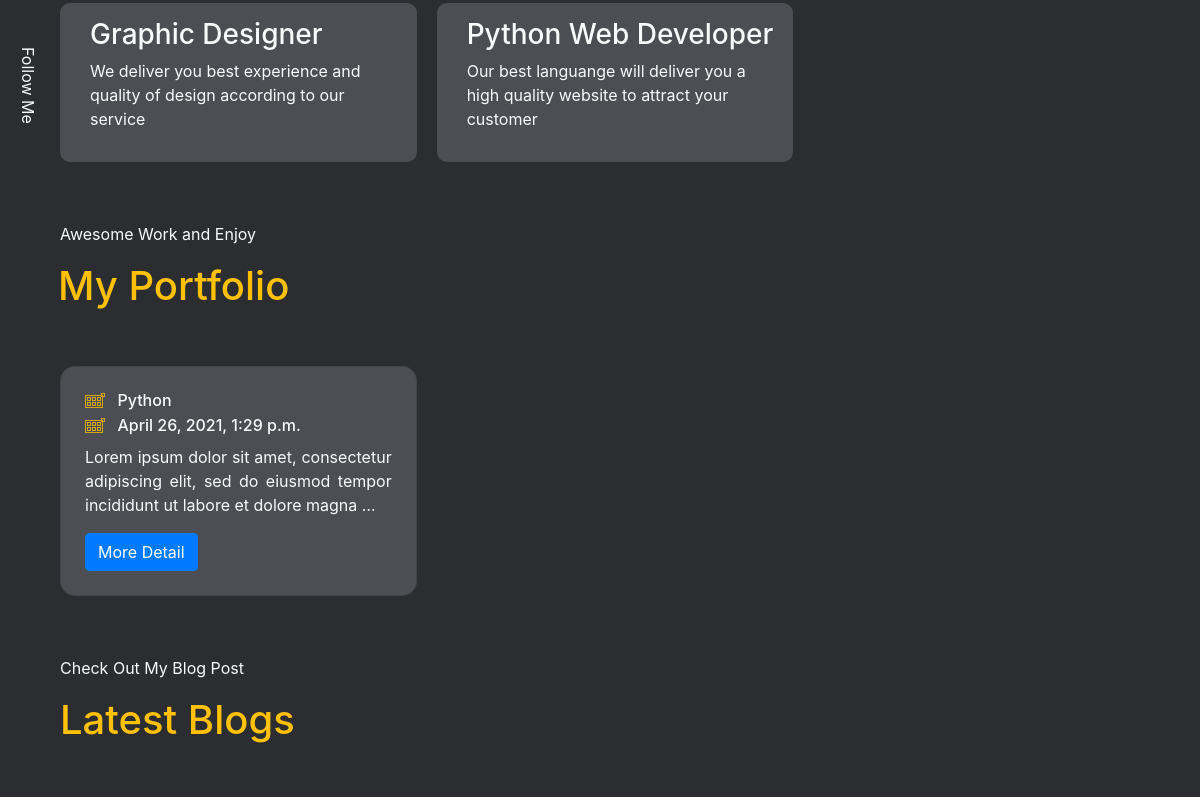
Before: / (middle part) with the older database file.
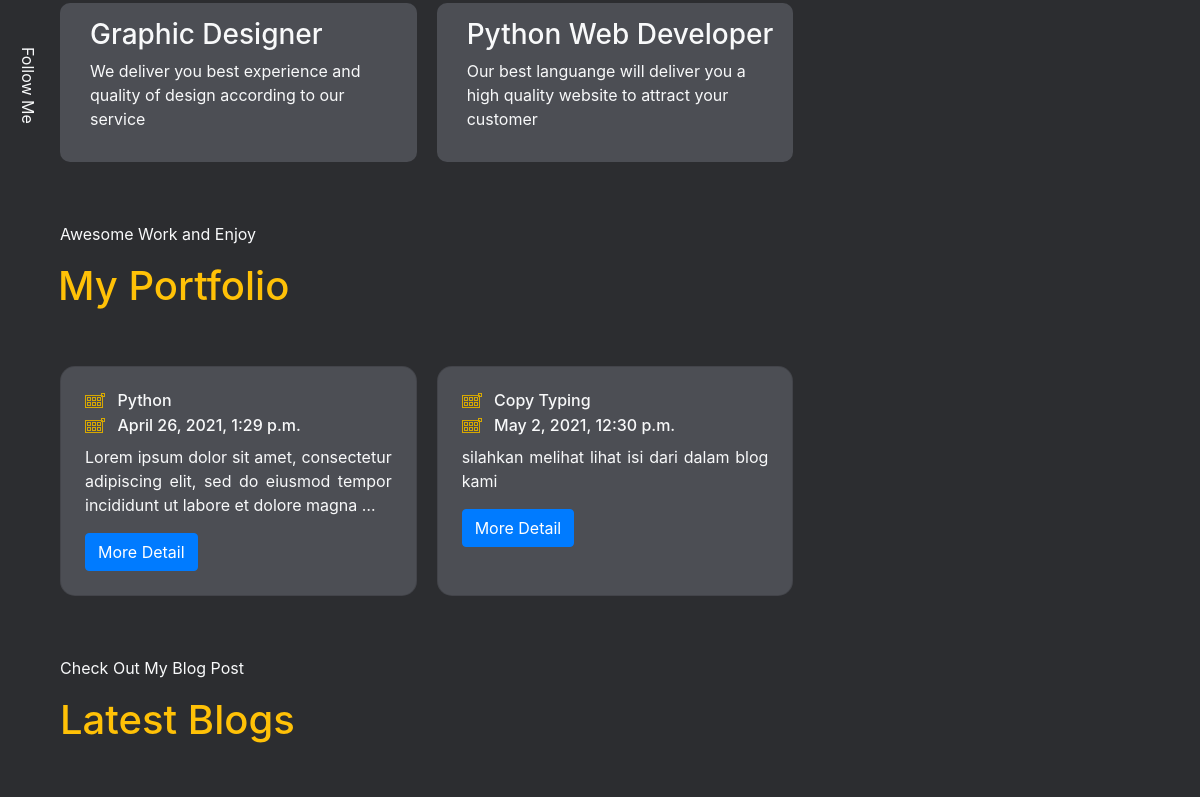
After: the same page with the newer database file.
### blog/models.py (models this page shows, shortened)
class Service(models.Model):
    judul = models.CharField(max_length=100)
    icon = models.ImageField(null=True, blank=True, upload_to='images/')
    deskripsi = models.TextField()
    is_published = models.BooleanField(default=False)

class Portfolio(models.Model):
    judul = models.CharField(max_length=100)
    published = models.DateTimeField(auto_now_add=True)
    skill = models.ForeignKey(Skill, on_delete=models.CASCADE)
    gambar = models.ImageField(null=True, blank=True, upload_to='images/')
    deskripsi = models.TextField()
    is_published = models.BooleanField(default=False)

class Skill(models.Model):
    judul = models.CharField(max_length=50)
    nilai = models.PositiveSmallIntegerField()
    is_published = models.BooleanField(default=False)
    def __str__(self):
        return '{}'.format(self.judul)

### blog/views.py (the view, shortened to what this page needs)
# urls.py: 2. Add a URL to urlpatterns:  path('', views.home, name='home')
def home(request):
    myabout = About.objects.get(judul='About Me')
    birth = myabout.birthday
    datenow = datetime.date.today()
    dayage = datenow-birth
    age = dayage.days//365
    contact = CreateModel(request.POST)
    pengirim = ''
    konteks = {
        'judul': 'home',
        'abouts': myabout,
        'skills': skills,
        'age': age,
        'services': services,
        'portfolios': portfolios,
        'blogs': blogs,
        'contact': contact,
    }
    konteks['jumlah'] = {
        'portfolios': len(portfolios),
        'blogs': len(blogs),
    }
    return render(request, 'index.html', konteks)

### templates/index.html (shortened to what this page needs)
{% extends 'base.html' %}
{% load static %}
{% block content %}
{% include 'snippets/navside.html' %}
{% include 'snippets/services.html' %}
{% include 'snippets/portfolio.html' %}
{% include 'snippets/blog.html' %}
{% endblock content %}

### templates/base.html (shortened to what this page needs)
{% load static %}
<!DOCTYPE html>
<html lang="en">
<head>
    {% include 'snippets/style.html' %}
</head>
<body>
    {% block content %}
    {% endblock content %}
</body>
</html>

### templates/snippets/style.html (shortened to what this page needs)
    {% load static %}
    <link rel="stylesheet" href="{% static 'vendor/css/bootstrap.min.css' %}">
    <link rel="stylesheet" href="{% static 'vendor/css/style.css' %}">
    <link rel="stylesheet" href="{% static 'vendor/font/font.css' %}">

### templates/snippets/nav.html (shortened to what this page needs)
{% load static %}

### templates/snippets/navside.html (shortened to what this page needs)
{% load static %}
<nav class="navside">
    <div class="col-sidebar fixed-bottom text-light d-grid">
        <div class="follow-navside ">
            <p class="">Follow Me</p>
        </div>
    </div>
    </nav>

### templates/snippets/home.html (shortened to what this page needs)
{% load static %}

### templates/snippets/services.html (shortened to what this page needs)
<section class="myservice" id="myservice">
    <div class=" myservice-container text-light">
        <main class="myservice-main">
            <div class="service-list cust-list d-grid pt-5">
                {% for service in services %}
                    {% if service.is_published %}
                        <div class="item-service item-list d-grid">
                            <div class="service-describ">
                                <h3>{{service.judul}}</h3>
                                <p>{{service.deskripsi|truncatewords:"20"}}</p>
                            </div>
                        </div>
                    {% endif %}
                {% endfor %}
            </div>
        </main>
    </div>
    </section>

### templates/snippets/portfolio.html (shortened to what this page needs)
{% load static %}
<section class="myportfolio" id="myportfolio">
    <div class=" myportfolio-container text-light">
        <main class="myportfolio-main">
            <header class="myportfolio-header">
                <p>Awesome Work and Enjoy</p>
                <h1 class="text-warning">My Portfolio</h1>
            </header>
            <div class="myportfolio-list cust-list d-grid pt-5">
                {% for portfolio in portfolios %}
                    {% if portfolio.is_published %}
                        <div class="myportfolio-item my-item card">
                            <div class=" myportfolio-box my-box d-grid">
                                <div class=" d-grid myportfolio-describ my-describ">
                                    <img src="{% static 'vendor/css/media/images/icon-kalender.svg' %}" alt="Icon">
                                    <h6 class="card-text m-0">{{portfolio.skill}}</h6>
                                    <img src="{% static 'vendor/css/media/images/icon-kalender.svg' %}" alt="">
                                    <h6 class="card-text m-0">{{portfolio.published}}</h6>
                                </div>
                                <div class="myportfolio-text">
                                    <p>{{portfolio.deskripsi|truncatewords:"18" }}</p>
                                    <a href="#" class="btn btn-primary">More Detail</a>
                                </div>
                            </div>
                        </div>
                    {% endif %}
                {% endfor %}
            </div>
        </main>
    </div>
    </section>

### templates/snippets/blog.html (shortened to what this page needs)
{% load static %}
<section class="myblog" id="myblog">
    <div class=" myblog-container text-light">
        <main class="myblog-main">
            <header class="myblog-header">
                <p>Check Out My Blog Post</p>
                <h1 class="text-warning">Latest Blogs</h1>
            </header>
            <div class="myblog-list cust-list d-grid pt-5">
            </div>
        </main>
    </div>
    </section>

### templates/snippets/contact.html (shortened to what this page needs)
{% load static %}

### templates/snippets/scripts.html (shortened to what this page needs)
    {% load static %}

Changed rows visible on the page:
added Portfolio: is_published True (drawn), skill "Copy Typing", published "May 2, 2021, 12:30 p.m.", deskripsi "silahkan melihat lihat isi dari dalam blog kami"
